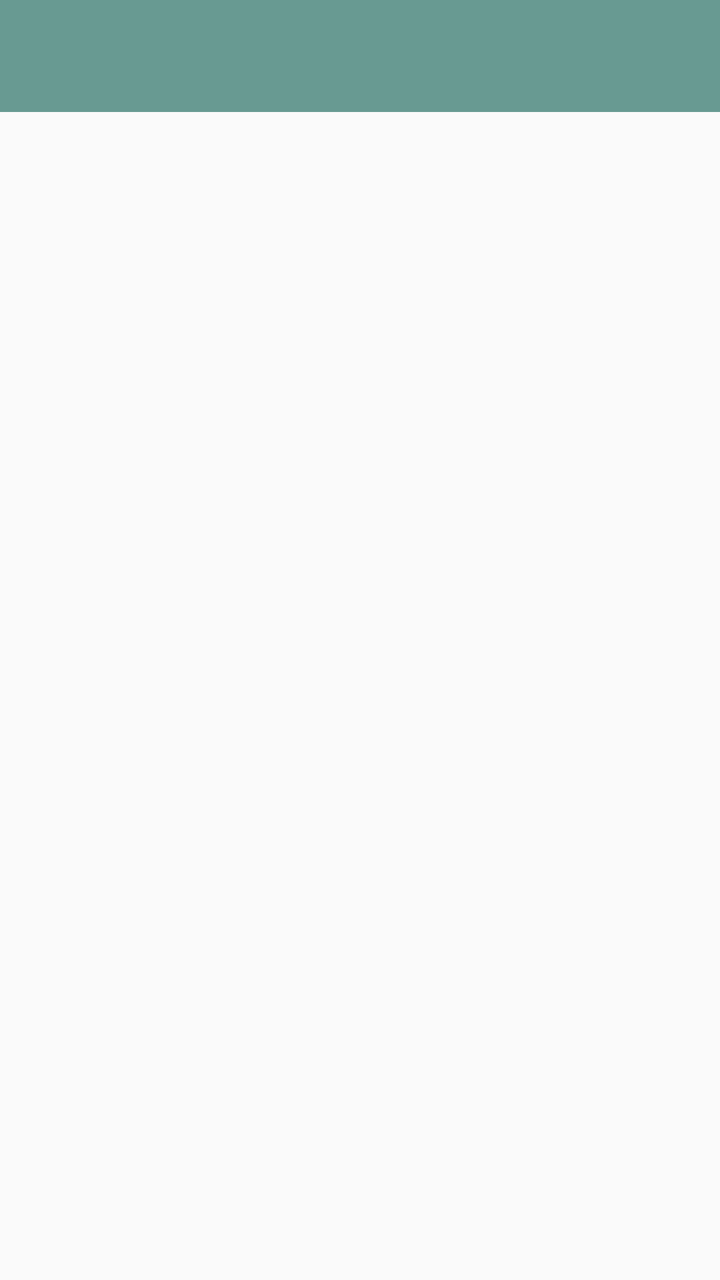
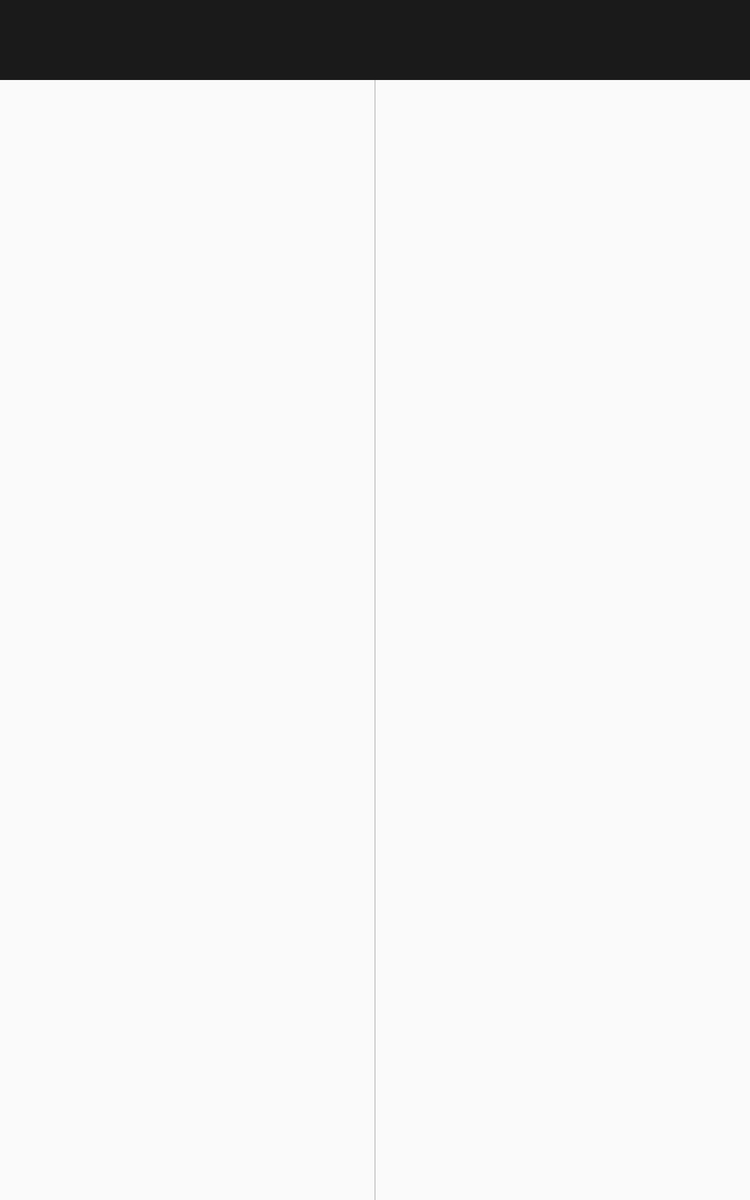

Two renders of one Android screen. The first uses the default layout on a phone; the second uses the alternative layout the repository ships for a different screen configuration, on a matching device. The two XML files are below.
<!-- AndroidManifest.xml: application theme AppTheme -->
<!-- res/layout/activity_main.xml -->
<LinearLayout
    xmlns:android="http://schemas.android.com/apk/res/android"
    xmlns:app="http://schemas.android.com/apk/res-auto"
    android:layout_width="match_parent"
    android:orientation="vertical"
    android:layout_height="match_parent">


        <android.support.v7.widget.Toolbar
            android:id="@+id/toolbar"
            android:background="@color/colorPrimary"
            android:layout_width="match_parent"
            android:layout_height="?attr/actionBarSize"
            app:popupTheme="@style/ThemeOverlay.AppCompat.Light"
            app:theme="@style/ThemeOverlay.AppCompat.ActionBar" />


    <FrameLayout
        android:layout_width="match_parent"
        android:layout_height="match_parent"
        android:id="@+id/container"/>

</LinearLayout>
<!-- resources referenced by this layout -->
<resources>
  <color name="colorPrimary">#FF689A92</color>
  <!-- from res/values-v21/ -->
  <style name="AppTheme" parent="@style/Theme.AppCompat.Light.NoActionBar">
                  <item name="windowNoTitle">true</item>
                  <item name="windowActionBar">false</item>
                  <item name="colorPrimary">@color/colorPrimary</item>
                  <item name="colorPrimaryDark">@color/colorPrimaryDark</item>
                  <item name="colorAccent">@color/colorAccent</item>
                  <item name="android:colorEdgeEffect">@color/colorPrimary</item>
                  <item name="android:textColorPrimary">@color/white</item>
                  <item name="android:windowBackground">@color/white</item>
                  <item name="android:textColorHint">@color/dark_gray</item>
                  <item name="android:colorControlActivated">@color/colorPrimary</item>
                  <item name="android:colorControlHighlight">@color/colorPrimaryDark</item>
                  <item name="android:colorControlNormal">@color/dark_gray</item>
                  <item name="android:textColor">@color/white</item>
                  <item name="android:statusBarColor">@color/statusBarColor</item>
                  <item name="android:colorForeground">@color/foreground_material_light</item>
                  <item name="android:navigationBarColor">@color/black</item>
          </style>
  <color name="colorPrimaryDark">#FF345953</color>
  <color name="colorAccent">#58857e</color>
  <item name="white" type="color">#FAFAFA</item>
  <item name="dark_gray" type="color">#646464</item>
  <color name="statusBarColor">#2e2e30</color>&gt;
  <item name="black" type="color">#1a1a1a</item>
</resources>
<!-- res/layout-large/activity_main.xml (the repository's variant of the layout above) -->
<!-- drawn on a 7-inch tablet held upright -->
<LinearLayout
    xmlns:android="http://schemas.android.com/apk/res/android"
    xmlns:app="http://schemas.android.com/apk/res-auto"
    android:layout_width="match_parent"
    android:orientation="vertical"
    android:layout_height="match_parent">


    <android.support.v7.widget.Toolbar
        android:id="@+id/toolbar"
        android:background="@color/black"
        android:layout_width="match_parent"
        android:layout_height="?attr/actionBarSize"
        app:popupTheme="@style/ThemeOverlay.AppCompat.Light"
        app:theme="@style/ThemeOverlay.AppCompat.ActionBar" />

    <LinearLayout
        android:layout_width="match_parent"
        android:layout_height="match_parent"
        android:orientation="horizontal">

        <FrameLayout
            android:layout_width="0dp"
            android:layout_weight="1"
            android:layout_height="match_parent"
            android:id="@+id/container"/>

        <View
            android:layout_width="1dp"
            android:layout_height="match_parent"
            android:background="@color/gray"/>

        <FrameLayout
            android:layout_width="0dp"
            android:layout_weight="1"
            android:layout_height="match_parent"
            android:id="@+id/container2"/>


    </LinearLayout>

</LinearLayout>
<!-- resources referenced by the variant -->
<!-- as a 7-inch tablet held upright resolves them -->
<resources>
  <item name="black" type="color">#1a1a1a</item>
  <item name="gray" type="color">#CCCCCC</item>
  <!-- from res/values-v21/ -->
  <style name="AppTheme" parent="@style/Theme.AppCompat.Light.NoActionBar">
                  <item name="windowNoTitle">true</item>
                  <item name="windowActionBar">false</item>
                  <item name="colorPrimary">@color/colorPrimary</item>
                  <item name="colorPrimaryDark">@color/colorPrimaryDark</item>
                  <item name="colorAccent">@color/colorAccent</item>
                  <item name="android:colorEdgeEffect">@color/colorPrimary</item>
                  <item name="android:textColorPrimary">@color/white</item>
                  <item name="android:windowBackground">@color/white</item>
                  <item name="android:textColorHint">@color/dark_gray</item>
                  <item name="android:colorControlActivated">@color/colorPrimary</item>
                  <item name="android:colorControlHighlight">@color/colorPrimaryDark</item>
                  <item name="android:colorControlNormal">@color/dark_gray</item>
                  <item name="android:textColor">@color/white</item>
                  <item name="android:statusBarColor">@color/statusBarColor</item>
                  <item name="android:colorForeground">@color/foreground_material_light</item>
                  <item name="android:navigationBarColor">@color/black</item>
          </style>
  <color name="colorPrimary">#FF689A92</color>
  <color name="colorPrimaryDark">#FF345953</color>
  <color name="colorAccent">#58857e</color>
  <item name="white" type="color">#FAFAFA</item>
  <item name="dark_gray" type="color">#646464</item>
  <color name="statusBarColor">#2e2e30</color>&gt;
</resources>
